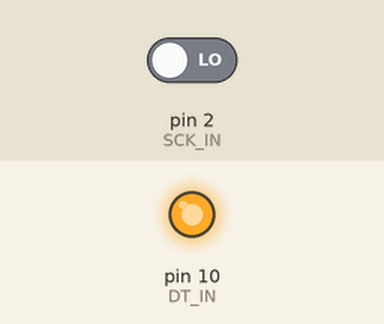
This sketch was run on a simulated Arduino Uno, built with avr-gcc and run on an emulated ATmega328P. On the bench: output pins drawn as LEDs (lit = HIGH). The test bench sets the inputs (shaded band); at power-on: pin 2 (SCK_IN) LOW.

Above: at 0.1 s.
At 10.1 s:
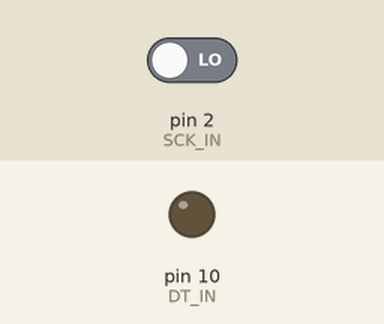
Timing chart, 0 to 11.6 s (numbered marks = the images above):
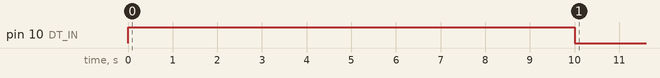

The sketch:

HX711Emulator.ino
```cpp
#define DT_IN  10
#define SCK_IN 2


unsigned long timing = 0;

volatile int counter = 0;  // переменная-счётчик
unsigned long timeout = 0;
volatile union
{
  int32_t Value = 0x00FDE7C3;
  byte data[4];
} v;


void setup() {
  // put your setup code here, to run once:
  pinMode(SCK_IN, INPUT);
  pinMode(DT_IN, OUTPUT);

  digitalWrite(DT_IN, HIGH);
  attachInterrupt(0, clkIsr, RISING);
  timing = millis();
}

void clkIsr() {
  timeout = micros();
  if (++counter <= 24) {
    digitalWrite(DT_IN, bitRead(24 - counter, v.Value));
  }
  else {
    digitalWrite(DT_IN, HIGH);
  }
  if (counter == 27)counter = 0;
}


void loop() {
  if (micros() - timeout > 100) {
    counter = 0;
  }

  if (millis() - timing > 10000){ // Вместо 10000 подставьте нужное вам значение паузы
    timing = millis();
    digitalWrite(DT_IN, LOW);
  }
}
```

Measured:
- by itself, pin 10 (DT_IN): HIGH → LOW at 10.0 s
